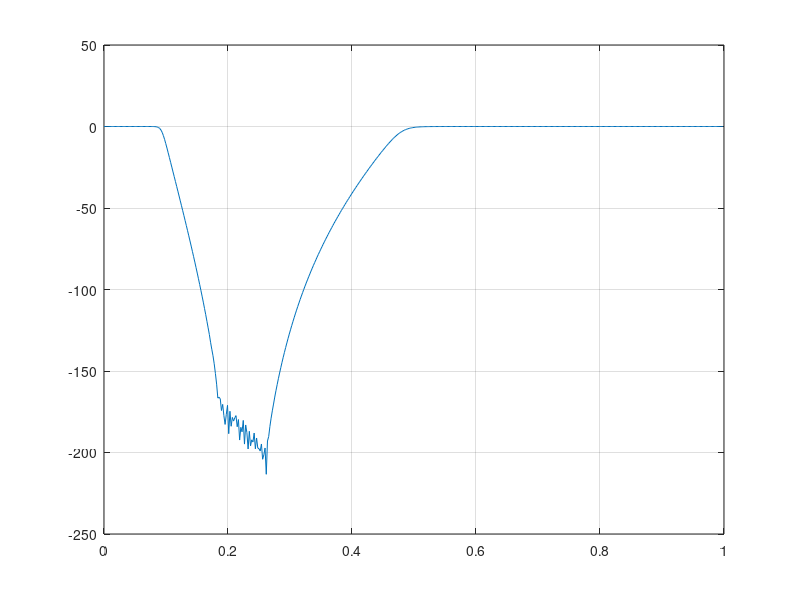

Reproduce this figure in MATLAB. (Note: this script raises an error after producing the figure.)
%% Experiment - 5
% Exercise - 4
clc;
clear;

%% IIR Butterworth band-stop filter
F_s = 10000;  % Sampling frequency
r_p = 10;  % Pass band peak ripple (dB)
r_s = 40;  % Stop band peak ripple (dB)
f_p = [450 2300];  w_p = 2 * f_p / F_s;  % Pass band edge frequency
f_s = [600 2000];  w_s = 2 * f_s / F_s;  % Stop band edge frequency

[N, Wn] = buttord(w_p, w_s, r_p, r_s);  % Butterworth filter order
[NUM, DEN] = butter(N, Wn, 'stop');  % Butterworth filter

[H, W] = freqz(NUM, DEN);  % Frequency response

figure;
plot(W / pi, 20 * log10(abs(H))); grid ON;
title("Frequency response of IIR Butterworth band-stop filter", "Ashrith 200902016")
xlabel('Normalised frequency (\times \pi rad/sample)'), ylabel('Magnitude (dB)')

figure;
zplane(NUM, DEN);
title("Pole-Zero Plot", "Ashrith 200902016")
